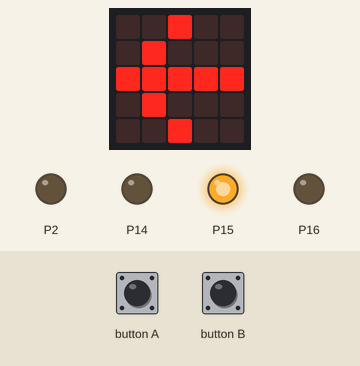
Bench run of a program on a simulated BBC micro:bit (MakeCode). On the bench: the board's 5×5 LED display, output pins drawn as LEDs (lit = HIGH). The test bench sets the inputs (shaded band). The 48×5 strip is a reading aid, not a part: it shows the text the display is scrolling, unrolled, one strip-width of it at a time.

Above: at 12.4 s.
12.5 s: button A pressed for 0.15 s
At 13.8 s:
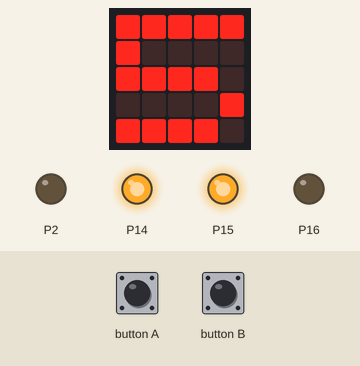
15.6 s: button B pressed for 0.15 s
At 16.6 s:
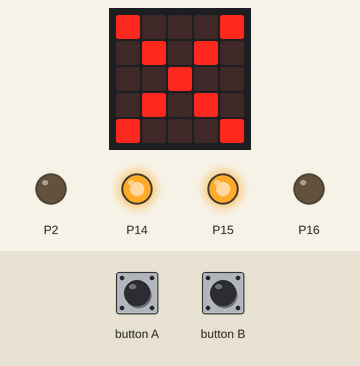
18.7 s: button A pressed for 0.15 s
At 21.1 s:
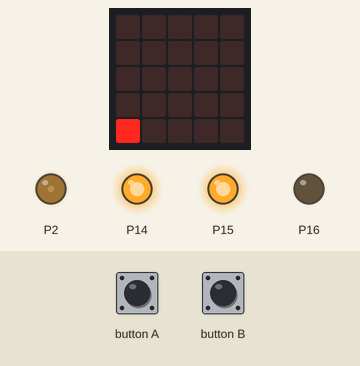
21.8 s: button B pressed for 0.15 s
At 24.1 s:
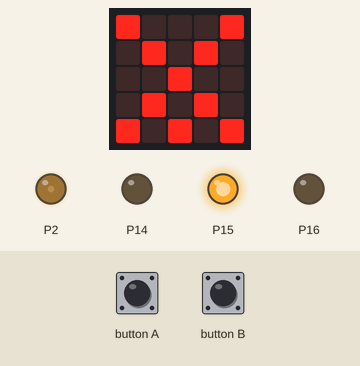
24.9 s: button A pressed for 0.15 s
At 26.8 s:
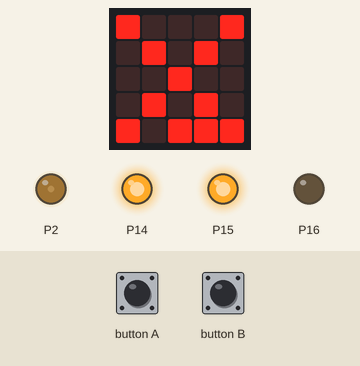
28.0 s: button B pressed 5 times (0.12 s each, 0.3 s apart)
At 30.8 s:
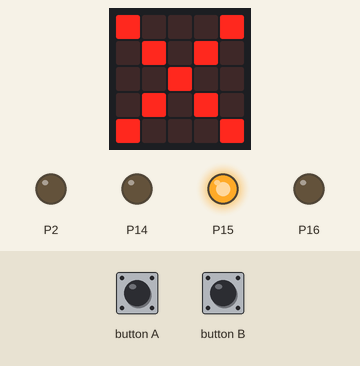
Timing chart, 0 to 32.3 s (numbered marks = the images above; inputs shaded):
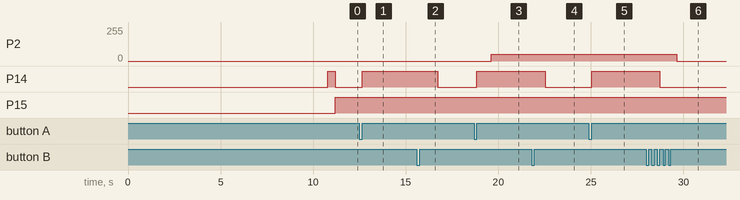

Measured:
- after the input at 12.5 s, P14: LOW → HIGH after 0.15 s; the display: changes after 0.38 s (image 1)
- after the input at 15.6 s, P14: HIGH → LOW after 1.1 s; the display: changes after 0.53 s (image 2)
- after the input at 18.7 s, P14: LOW → HIGH after 0.15 s
- after the input at 21.8 s, P14: HIGH → LOW after 0.75 s; the display: first changes after 0.15 s (image 4 shows a later state)
- after the input at 24.9 s, P14: LOW → HIGH after 0.15 s
- after the input at 28.0 s, P2: 50/255 → 0/255 after 1.6 s; P14: HIGH → LOW after 0.72 s; the display: changes after 0.12 s (image 6)
- what the display in image 1 shows lasts 1.2 s, from 12.9 s to 14.1 s

The program:

main.ts
```typescript
function Stage4 () {
    Vitesse = 800
    Moteur()
    for (let index = 0; index <= 4; index++) {
        led.plot(index, 1)
        basic.pause(2000)
    }
}
function Stage3 () {
    Vitesse = 600
    Moteur()
    for (let index = 0; index <= 4; index++) {
        led.plot(index, 2)
        basic.pause(2000)
    }
}
input.onButtonPressed(Button.A, function () {
    pins.digitalWritePin(DigitalPin.P14, 1)
    Go = 1
})
function Moteur () {
    pins.analogWritePin(AnalogPin.P2, Vitesse)
    pins.digitalWritePin(DigitalPin.P15, 1)
    pins.digitalWritePin(DigitalPin.P16, 0)
}
function Stage2 () {
    Vitesse = 400
    Moteur()
    for (let index = 0; index <= 4; index++) {
        led.plot(index, 3)
        basic.pause(2000)
    }
}
function Stage5 () {
    Vitesse = 1000
    Moteur()
    for (let index = 0; index <= 4; index++) {
        led.plot(index, 0)
        basic.pause(2000)
    }
}
input.onButtonPressed(Button.B, function () {
    basic.showIcon(IconNames.No)
    Go = 0
    pins.digitalWritePin(DigitalPin.P14, 0)
})
function Stage1 () {
    basic.showNumber(5)
    basic.pause(500)
    basic.showNumber(4)
    basic.pause(500)
    basic.showNumber(3)
    basic.pause(500)
    basic.showNumber(2)
    basic.pause(500)
    basic.showNumber(1)
    basic.pause(500)
    basic.showLeds(`
        . . . . .
        . . . . .
        . . . . .
        . . . . .
        . . . . .
        `)
    Vitesse = 200
    Moteur()
    for (let index = 0; index <= 4; index++) {
        led.plot(index, 4)
        basic.pause(2000)
    }
}
let Vitesse = 0
let Go = 0
basic.showString("Tremblement")
pins.digitalWritePin(DigitalPin.P14, 1)
basic.showLeds(`
    . . # . .
    . # . . .
    # # # # #
    . # . . .
    . . # . .
    `)
Go = 0
basic.forever(function () {
    if (Go == 1) {
        Stage1()
    }
    if (Go == 1) {
        Stage2()
    }
    if (Go == 1) {
        Stage3()
    }
    if (Go == 1) {
        Stage4()
    }
    if (Go == 1) {
        Stage5()
    }
    Vitesse = 0
    Go = 0
    pins.digitalWritePin(DigitalPin.P14, 0)
    Moteur()
    basic.showLeds(`
        . . # . .
        . # . . .
        # # # # #
        . # . . .
        . . # . .
        `)
})
```

test.ts
```typescript
// les tests vont ici ; cela ne sera pas compilé si ce paquet est utilisé en tant qu'extension.
```
